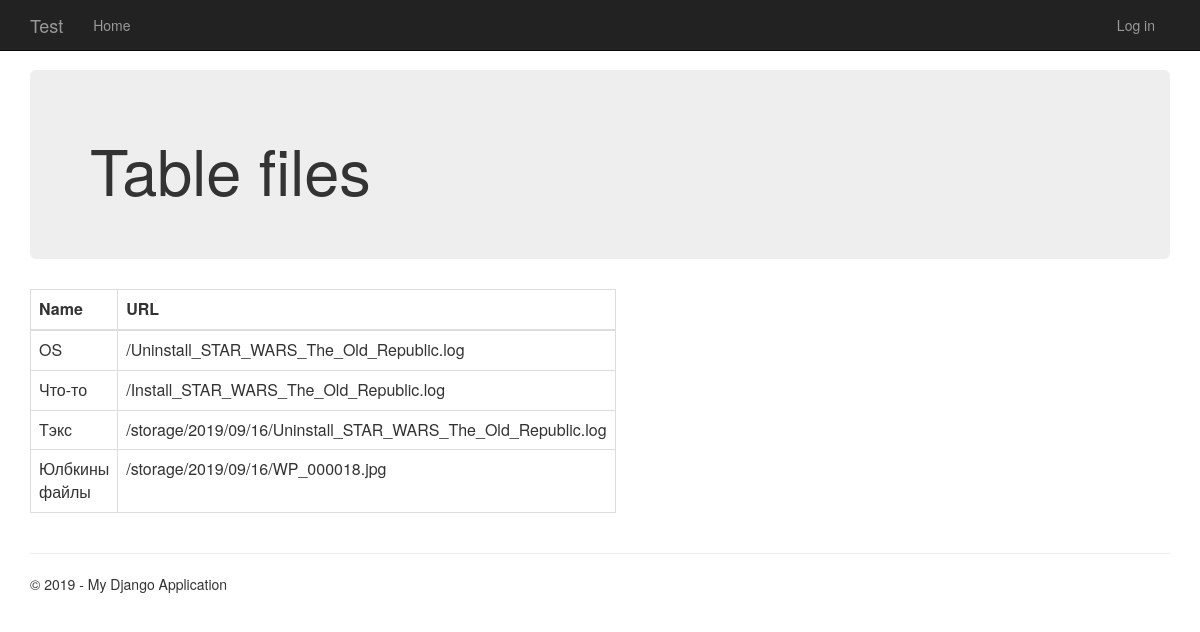
The page / on the database its author committed.
### app/models.py (models this page shows)
class Record(models.Model):
    name = models.CharField(max_length=200)
    file = models.FileField(upload_to='storage/%Y/%m/%d/')

### app/views.py (the view)
# urls.py: path('', views.home, name='home'),
def home(request):
    assert isinstance(request, HttpRequest)
    records = Record.objects.all()
    return render(
        request,
        'app/index.html',
        {
            'title': 'Home Page',
            'year': datetime.now().year,
            'records': records
        }
    )

### app/templates/app/index.html
{% extends "app/layout.html" %}
{% block content %}
<div class="jumbotron">
    <h1>Table files</h1>
</div>
<div class="row">
    <div class="col-md-4">
     <table class="table table-bordered">
         <thead>
            <th>Name</th>
            <th>URL</th>
          </thead>
         <tbody>
         {% for record in records %}
         <tr>
             <td>{{record.name}}</td>
             <td>{{record.file.url}}</td>
         </tr>
         {% endfor %}
         </tbody>
     </table>
    </div>
</div>
{% endblock %}

### app/templates/app/layout.html (shortened to what this page needs)
﻿<!DOCTYPE html>
<html>
<head>
    {% load staticfiles %}
    <link rel="stylesheet" type="text/css" href="{% static 'app/content/bootstrap.min.css' %}" />
    <link rel="stylesheet" type="text/css" href="{% static 'app/content/site.css' %}" />
</head>
<body>
    <div class="navbar navbar-inverse navbar-fixed-top">
        <div class="container">
            <div class="navbar-header">
                <a href="{% url 'test' %}" class="navbar-brand">Test</a>
            </div>
            <div class="navbar-collapse collapse">
                <ul class="nav navbar-nav">
                    <li><a href="{% url 'home' %}">Home</a></li>
                </ul>
                {% include 'app/loginpartial.html' %}
            </div>
        </div>
    </div>
    <div class="container body-content">
{% block content %}{% endblock %}
        <hr/>
        <footer>
            <p>&copy; {{ year }} - My Django Application</p>
        </footer>
    </div>
</body>
</html>

### app/templates/app/loginpartial.html
{% if user.is_authenticated %}
<form id="logoutForm" action="/logout/" method="post" class="navbar-right">
    {% csrf_token %}
    <ul class="nav navbar-nav navbar-right">
        <li><span class="navbar-brand">Hello {{ user.username }}!</span></li>
        <li><a href="javascript:document.getElementById('logoutForm').submit()">Log off</a></li>
    </ul>
</form>
{% else %}
<ul class="nav navbar-nav navbar-right">
    <li><a href="{% url 'login' %}">Log in</a></li>
</ul>
{% endif %}

### app/static/app/content/site.css (style rules this page uses)
body { padding-top: 50px; padding-bottom: 20px; }
.body-content { padding-left: 15px; padding-right: 15px; }

### rows shown on the page
Record: name "OS", file "/Uninstall_STAR_WARS_The_Old_Republic.log"
Record: name "Что-то", file "/Install_STAR_WARS_The_Old_Republic.log"
Record: name "Тэкс", file "/storage/2019/09/16/Uninstall_STAR_WARS_The_Old_Republic.log"
Record: name "Юлбкины файлы", file "/storage/2019/09/16/WP_000018.jpg"
